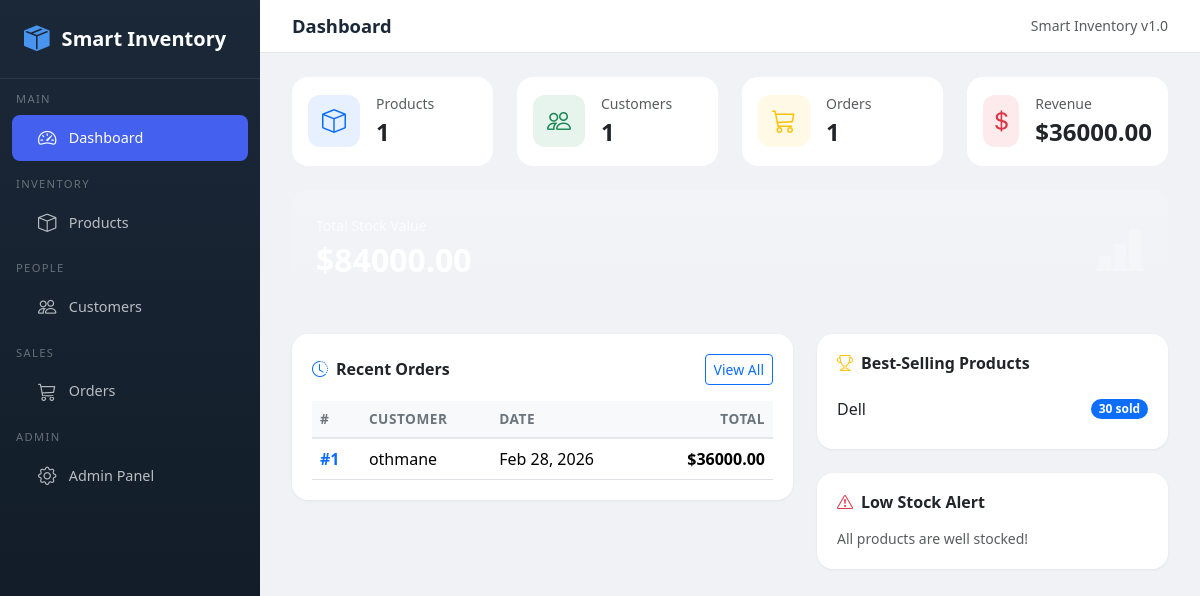
The page / on the database its author committed.
### inventory/models.py (models this page shows, shortened)
class Order(models.Model):
    customer = models.ForeignKey(
        Customer, on_delete=models.CASCADE, related_name="orders"
    )
    order_date = models.DateTimeField(auto_now_add=True)
    created_at = models.DateTimeField(auto_now_add=True)
    class Meta:
        db_table = "orders"
        ordering = ["-order_date"]
    def calculate_total(self) -> float:
        return sum(item.get_subtotal() for item in self.items.all())

class Customer(models.Model):
    name = models.CharField(max_length=200)
    email = models.EmailField(max_length=254, unique=True, validators=[EmailValidator()])
    created_at = models.DateTimeField(auto_now_add=True)
    updated_at = models.DateTimeField(auto_now=True)
    class Meta:
        db_table = "customers"
        ordering = ["name"]

class OrderItem(models.Model):
    order = models.ForeignKey(
        Order, on_delete=models.CASCADE, related_name="items"
    )
    product = models.ForeignKey(
        Product, on_delete=models.RESTRICT, related_name="order_items"
    )
    quantity = models.PositiveIntegerField(validators=[MinValueValidator(1)])
    unit_price = models.DecimalField(max_digits=10, decimal_places=2)
    class Meta:
        db_table = "order_items"
    def get_subtotal(self) -> float:
        return float(self.unit_price) * self.quantity

class Product(models.Model):
    name = models.CharField(max_length=200)
    category = models.CharField(max_length=100)
    price = models.DecimalField(
        max_digits=10, decimal_places=2,
        validators=[MinValueValidator(0)],
    )
    quantity_in_stock = models.PositiveIntegerField(default=0)
    created_at = models.DateTimeField(auto_now_add=True)
    updated_at = models.DateTimeField(auto_now=True)
    class Meta:
        db_table = "products"
        ordering = ["name"]

### inventory/views.py (the view)
# urls.py: path("", views.dashboard, name="dashboard"),
def dashboard(request):
    total_products = Product.objects.count()
    total_customers = Customer.objects.count()
    total_orders = Order.objects.count()
    total_stock_value = (
        Product.objects.aggregate(
            total=Sum(F("price") * F("quantity_in_stock"))
        )["total"]
        or 0
    )
    total_revenue = (
        OrderItem.objects.aggregate(
            total=Sum(F("unit_price") * F("quantity"))
        )["total"]
        or 0
    )
    recent_orders = Order.objects.select_related("customer").prefetch_related("items")[:5]
    low_stock_products = Product.objects.filter(quantity_in_stock__lte=10).order_by("quantity_in_stock")[:5]
    top_products = (
        OrderItem.objects
        .values("product__name")
        .annotate(total_sold=Sum("quantity"))
        .order_by("-total_sold")[:5]
    )
    context = {
        "total_products": total_products,
        "total_customers": total_customers,
        "total_orders": total_orders,
        "total_stock_value": total_stock_value,
        "total_revenue": total_revenue,
        "recent_orders": recent_orders,
        "low_stock_products": low_stock_products,
        "top_products": top_products,
    }
    return render(request, "inventory/dashboard.html", context)

### templates/inventory/dashboard.html (shortened to what this page needs)
{% extends "base.html" %}
{% block page_title %}Dashboard{% endblock %}
{% block content %}
<div class="content-section">
    <div class="row g-4 mb-4">
        <div class="col-sm-6 col-xl-3">
            <div class="card stat-card h-100">
                <div class="card-body d-flex align-items-center gap-3">
                    <div class="icon-box bg-primary bg-opacity-10 text-primary">
                        <i class="bi bi-box"></i>
                    </div>
                    <div>
                        <div class="text-muted small">Products</div>
                        <div class="fs-4 fw-bold">{{ total_products }}</div>
                    </div>
                </div>
            </div>
        </div>
        <div class="col-sm-6 col-xl-3">
            <div class="card stat-card h-100">
                <div class="card-body d-flex align-items-center gap-3">
                    <div class="icon-box bg-success bg-opacity-10 text-success">
                        <i class="bi bi-people"></i>
                    </div>
                    <div>
                        <div class="text-muted small">Customers</div>
                        <div class="fs-4 fw-bold">{{ total_customers }}</div>
                    </div>
                </div>
            </div>
        </div>
        <div class="col-sm-6 col-xl-3">
            <div class="card stat-card h-100">
                <div class="card-body d-flex align-items-center gap-3">
                    <div class="icon-box bg-warning bg-opacity-10 text-warning">
                        <i class="bi bi-cart3"></i>
                    </div>
                    <div>
                        <div class="text-muted small">Orders</div>
                        <div class="fs-4 fw-bold">{{ total_orders }}</div>
                    </div>
                </div>
            </div>
        </div>
        <div class="col-sm-6 col-xl-3">
            <div class="card stat-card h-100">
                <div class="card-body d-flex align-items-center gap-3">
                    <div class="icon-box bg-danger bg-opacity-10 text-danger">
                        <i class="bi bi-currency-dollar"></i>
                    </div>
                    <div>
                        <div class="text-muted small">Revenue</div>
                        <div class="fs-4 fw-bold">${{ total_revenue|floatformat:2 }}</div>
                    </div>
                </div>
            </div>
        </div>
    </div>
    <div class="card border-0 bg-gradient mb-4"
         style="background: linear-gradient(135deg, var(--si-primary), var(--si-accent)); color: #fff; border-radius: 1rem;">
        <div class="card-body py-4 px-4 d-flex flex-wrap align-items-center justify-content-between">
            <div>
                <div class="small opacity-75">Total Stock Value</div>
                <div class="fs-2 fw-bold">${{ total_stock_value|floatformat:2 }}</div>
            </div>
            <i class="bi bi-bar-chart-line-fill" style="font-size: 3rem; opacity: .25;"></i>
        </div>
    </div>
    <div class="row g-4">
        <div class="col-lg-7">
            <div class="table-container">
                <div class="d-flex align-items-center justify-content-between mb-3">
                    <h6 class="mb-0 fw-bold"><i class="bi bi-clock-history me-2 text-primary"></i>Recent Orders</h6>
                    <a href="{% url 'order_list' %}" class="btn btn-sm btn-outline-primary">View All</a>
                </div>
                <div class="table-responsive">
                    <table class="table table-hover align-middle mb-0">
                        <thead>
                            <tr>
                                <th>#</th>
                                <th>Customer</th>
                                <th>Date</th>
                                <th class="text-end">Total</th>
                            </tr>
                        </thead>
                        <tbody>
                            {% for order in recent_orders %}
                            <tr>
                                <td><a href="{% url 'order_detail' order.pk %}" class="text-decoration-none fw-semibold">#{{ order.pk }}</a></td>
                                <td>{{ order.customer.name }}</td>
                                <td>{{ order.order_date|date:"M d, Y" }}</td>
                                <td class="text-end fw-semibold">${{ order.calculate_total|floatformat:2 }}</td>
                            </tr>
                            {% empty %}
                            <tr><td colspan="4" class="text-center text-muted py-4">No orders yet.</td></tr>
                            {% endfor %}
                        </tbody>
                    </table>
                </div>
            </div>
        </div>
        <div class="col-lg-5">
            <div class="table-container mb-4">
                <h6 class="mb-3 fw-bold"><i class="bi bi-trophy me-2 text-warning"></i>Best-Selling Products</h6>
                {% for item in top_products %}
                <div class="d-flex align-items-center justify-content-between py-2 {% if not forloop.last %}border-bottom{% endif %}">
                    <span>{{ item.product__name }}</span>
                    <span class="badge bg-primary rounded-pill">{{ item.total_sold }} sold</span>
                </div>
                {% empty %}
                <p class="text-muted small mb-0">No sales data yet.</p>
                {% endfor %}
            </div>
            <div class="table-container">
                <h6 class="mb-3 fw-bold"><i class="bi bi-exclamation-triangle me-2 text-danger"></i>Low Stock Alert</h6>
                {% for p in low_stock_products %}
                <div class="d-flex align-items-center justify-content-between py-2 {% if not forloop.last %}border-bottom{% endif %}">
                    <span>{{ p.name }}</span>
                    <span class="badge {% if p.quantity_in_stock == 0 %}badge-stock-out{% else %}badge-stock-low{% endif %} rounded-pill">
                        {{ p.quantity_in_stock }} left
                    </span>
                </div>
                {% empty %}
                <p class="text-muted small mb-0">All products are well stocked!</p>
                {% endfor %}
            </div>
        </div>
    </div>
</div>
{% endblock %}

### templates/base.html (style rules this page uses)
:root { --si-primary: #4361ee; --si-secondary: #3f37c9; --si-accent: #4895ef; --si-success: #06d6a0; --si-warning: #ffd166; --si-danger: #ef476f; --si-dark: #1b2838; --si-sidebar-width: 260px; }
body { font-family: 'Segoe UI', system-ui, -apple-system, sans-serif; background: #f0f2f5; min-height: 100vh; }
.stat-card { border: none; border-radius: 1rem; overflow: hidden; transition: transform .2s, box-shadow .2s; }
.stat-card .icon-box { width: 52px; height: 52px; display: flex; align-items: center; justify-content: center; border-radius: .75rem; font-size: 1.5rem; }
.content-section { padding: 1.5rem 2rem; }
.table-container { background: #fff; border-radius: 1rem; padding: 1.25rem; box-shadow: 0 1px 3px rgba(0,0,0,.06); }
.table thead th { background: #f8f9fa; font-weight: 600; font-size: .85rem; text-transform: uppercase; letter-spacing: .04em; color: #6c757d; border-bottom: 2px solid #e5e7eb; }

### rows shown on the page
Order: pk "1", customer.name "othmane", order_date "Feb 28, 2026", calculate_total "36000.00"
Product: product__name "Dell", total_sold "30"

### other values the page prints
{{ total_products }} "1"
{{ total_customers }} "1"
{{ total_orders }} "1"
{{ total_revenue|floatformat:2 }} "36000.00"
